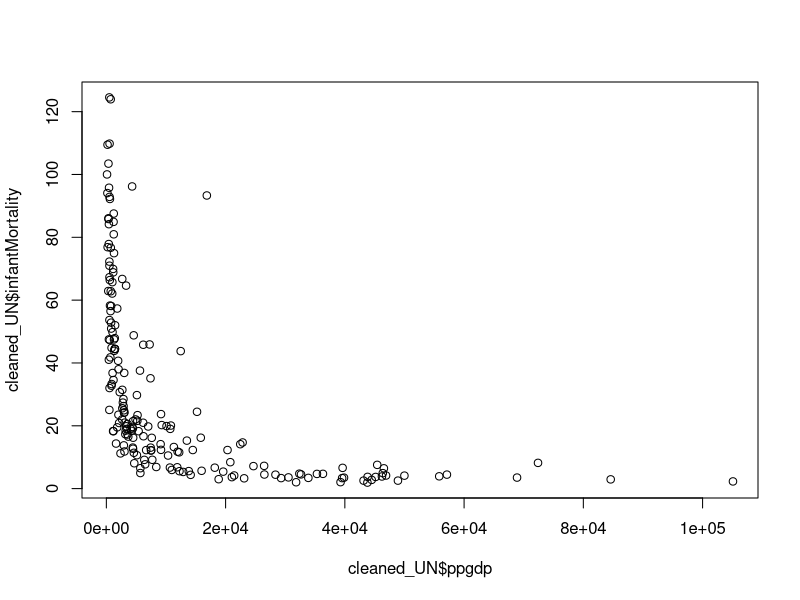
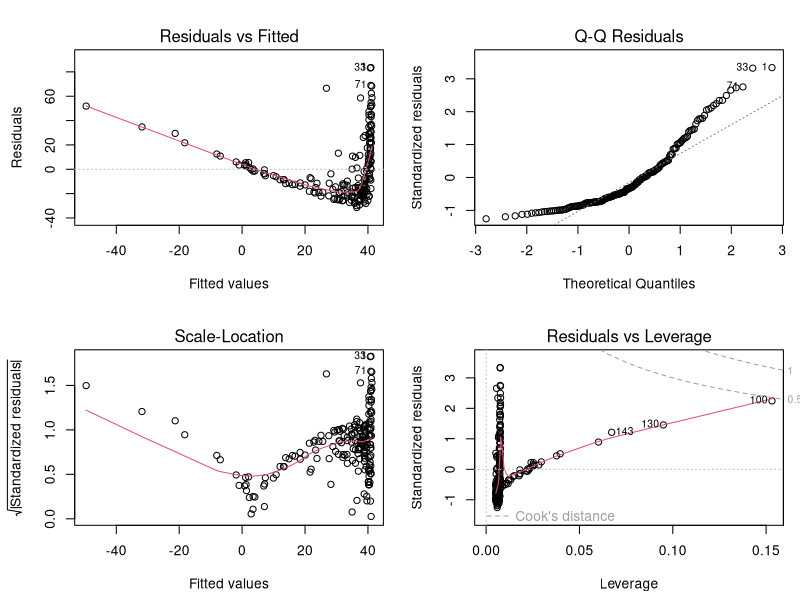
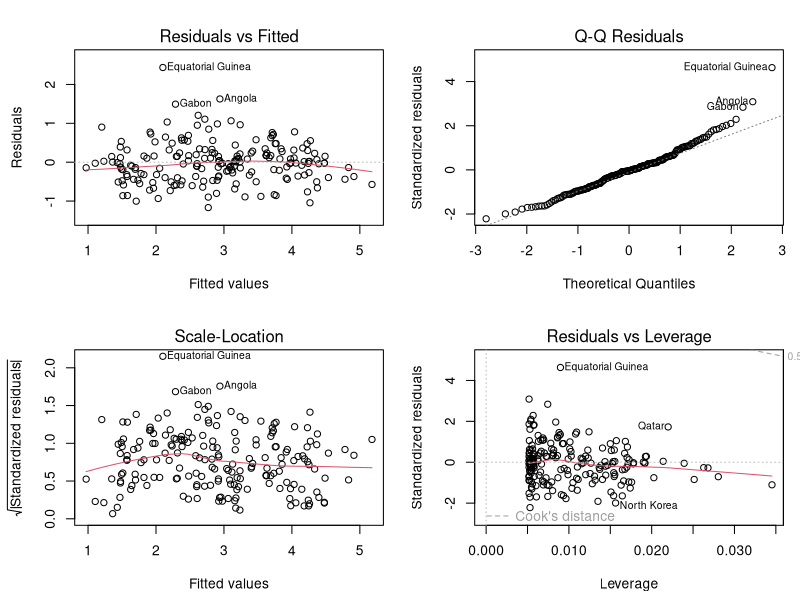
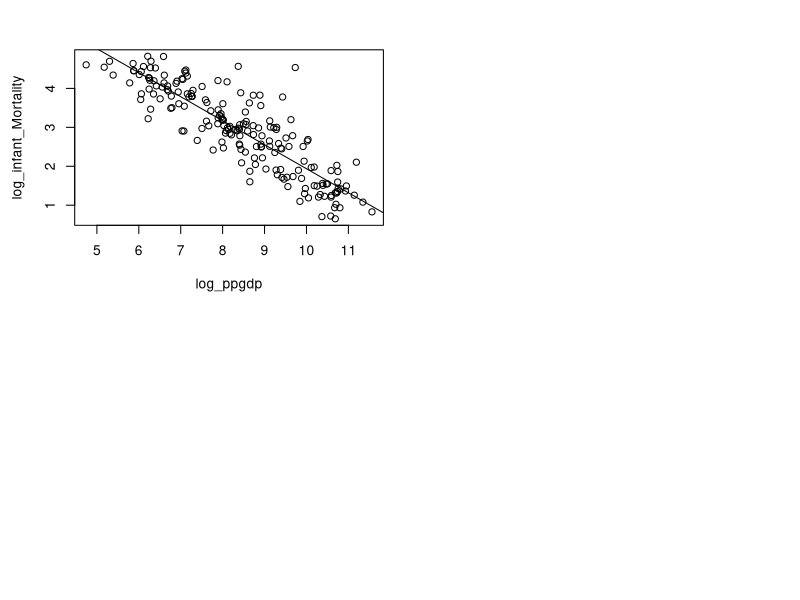
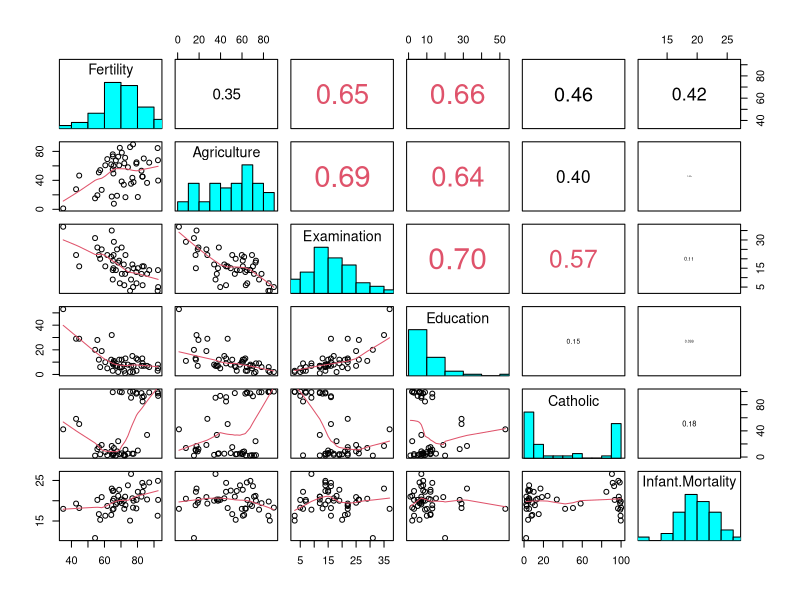
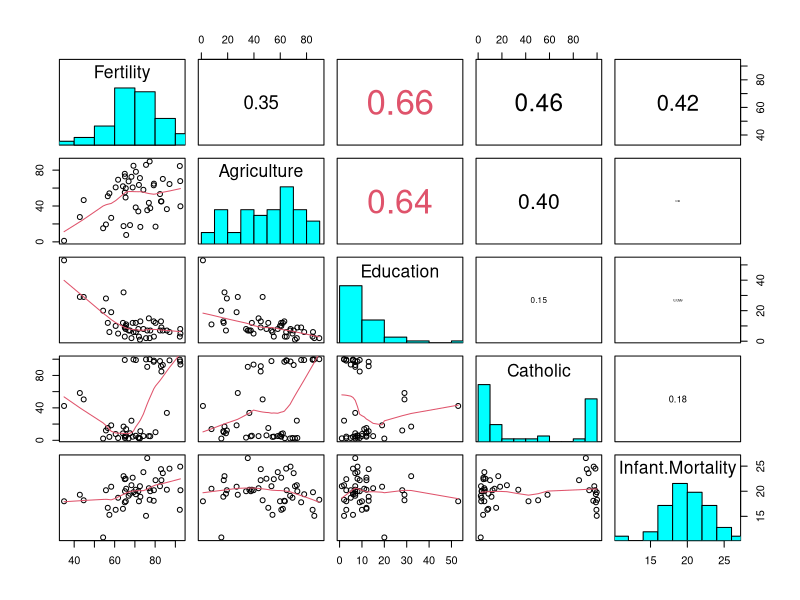
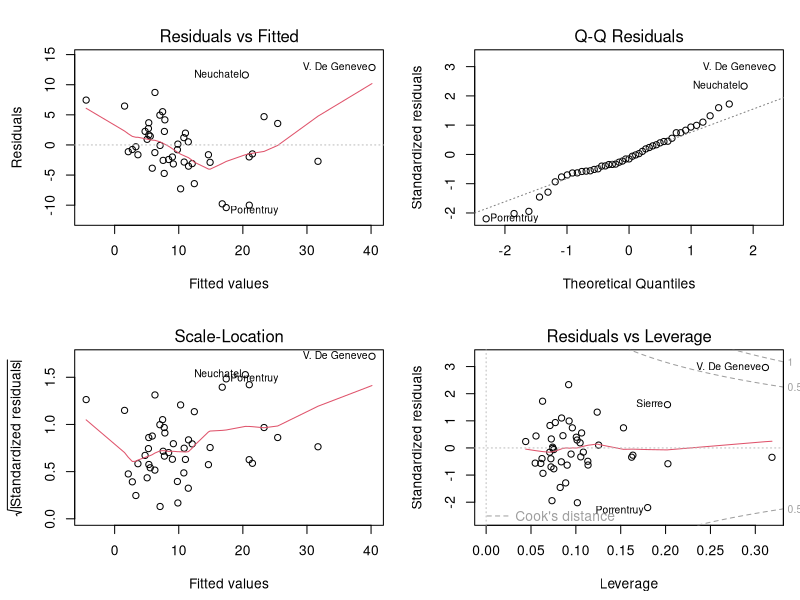
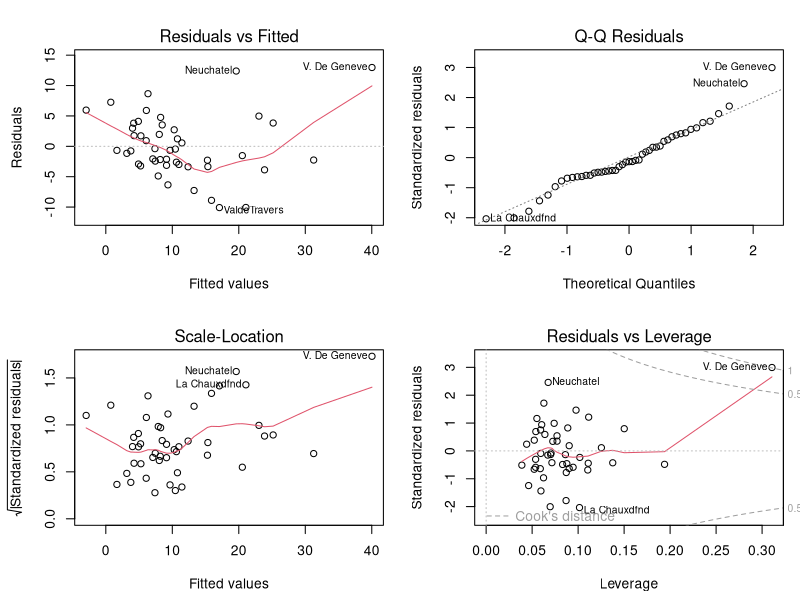

The R script that drew these images, in order:
## ---- chunk 1
knitr::opts_chunk$set(echo = TRUE)
## ---- chunk 2
# Function for analysis of variables
variable_analysis <- function(vect) {
  result <- list(
    mean = mean(vect),
    median = median(vect),
    variance = var(vect),
    sd = sd(vect),
    IQR = IQR(vect),
    min = min(vect),
    max = max(vect),
    range = max(vect) - min(vect)
  )
  return(result)
}

print_nice <- function(result) {
  # put stats in tble
  table <- as.data.frame(t(as.data.frame(result)))
  colnames(table) <- "Value"  # value is 2nd column
  table <- round(table, 4)  
  
  # Print, left align and title
  knitr::kable(table, caption = "Summary Statistics", align = c("l", "r"))
}

## ---- chunk 3
library("car")
data("UN")
## ---- chunk 4
#'NA' Werte entfernen mit na.omit
cleaned_UN <- na.omit(UN)
summary(cleaned_UN)
## ---- chunk 5
#Scatterplot for Infant Mortality and gross domestic product
plot(cleaned_UN$ppgdp, cleaned_UN$infantMortality)

#Residual plots for Infant Mortality and gross domestic product
summary(lm(formula = infantMortality ~ ppgdp, data = cleaned_UN))
par(mfrow = c(2, 2), mar = c(4.5, 4.5, 3, 1))
plot(lm(formula = cleaned_UN$infantMortality ~ cleaned_UN$ppgdp, data = UN))


## ---- chunk 6
#log10 transformation of y-values + x-values
log_infant_Mortality <- log(cleaned_UN$infantMortality)
log_ppgdp <- log(cleaned_UN$ppgdp)
## ---- chunk 7
#model adaption
model <- lm(log_infant_Mortality~log_ppgdp, data=cleaned_UN)
summary(model)
par(mfrow = c(2, 2), mar = c(4.5, 4.5, 3, 1))
plot(model)
plot(log_ppgdp, log_infant_Mortality)
abline(model)

## ---- chunk 8
# load the dataset 
data("swiss")
summary(swiss)

# put (absolute) correlations on the upper panels,
# with size proportional to the correlations.
panel.cor <- function(x, y, digits = 2, prefix = "", cex.cor, ...)
{
  par(usr = c(0, 1, 0, 1))
  r <- abs(cor(x, y))
  txt <- format(c(r, 0.123456789), digits = digits)[1]
  txt <- paste0(prefix, txt)
  if(missing(cex.cor)) cex.cor <- 0.8/strwidth(txt)
  text(0.5, 0.5, txt, cex = cex.cor * r, col=ifelse(r>0.5,2,1
  ))
}
#put histograms on the diagonal 
panel.hist <- function(x, ...)
{
  usr <- par("usr")
  par(usr = c(usr[1:2], 0, 1.5) )
  h <- hist(x, plot = FALSE)
  breaks <- h$breaks; nB <- length(breaks)
  y <- h$counts; y <- y/max(y)
  rect(breaks[-nB], 0, breaks[-1], y, col = "cyan", ...)
}


pairs(swiss, lower.panel = panel.smooth,diag.panel = panel.hist, upper.panel = panel.cor)
summary(lm(formula = Education ~ ., data = swiss))
## ---- chunk 9
# Filtering Examination 
pairs(swiss[,-3], lower.panel = panel.smooth,diag.panel = panel.hist, upper.panel = panel.cor)
# Model adaption 
lm_model_1 <- lm(formula = Education ~ . - Examination, data = swiss) 
summary(lm_model_1)
## ---- chunk 10
par(mfrow = c(2, 2), mar = c(4.5, 4.5, 3, 1))
plot(lm_model_1)
par(mfrow = c(1, 1))
# kicked out: Infant Mortality 
summary(lm(formula = Education ~ . - Examination - Infant.Mortality, data = swiss))
## ---- chunk 11
# Model adaption without Infant Mortality 
lm_model_2 <- lm(formula = Education ~ . - Examination - Infant.Mortality, data = swiss)

par(mfrow = c(2, 2), mar = c(4.5, 4.5, 3, 1))
plot(lm_model_2)
par(mfrow = c(1, 1))
## ---- chunk 12
# kicked out Val de Geneve point. 
summary(lm(formula = Education ~ . - Examination - Infant.Mortality, data = swiss[-45, ]))
## ---- chunk 13
state.x77_dataframe <- as.data.frame(state.x77)
head(state.x77,10)

## ---- chunk 14
# put (absolute) correlations on the upper panels,
# with size proportional to the correlations.
panel.cor <- function(x, y, digits = 2, prefix = "", cex.cor, ...)
{
  par(usr = c(0, 1, 0, 1))
  r <- abs(cor(x, y))
  txt <- format(c(r, 0.123456789), digits = digits)[1]
  txt <- paste0(prefix, txt)
  if(missing(cex.cor)) cex.cor <- 0.8/strwidth(txt)
  text(0.5, 0.5, txt, cex = cex.cor * r, col=ifelse(r>0.5,2,1
  ))
}
#put histograms on the diagonal 
panel.hist <- function(x, ...)
{
  usr <- par("usr")
  par(usr = c(usr[1:2], 0, 1.5) )
  h <- hist(x, plot = FALSE)
  breaks <- h$breaks; nB <- length(breaks)
  y <- h$counts; y <- y/max(y)
  rect(breaks[-nB], 0, breaks[-1], y, col = "cyan", ...)
}

pairs(state.x77_dataframe, lower.panel = panel.smooth,diag.panel = panel.hist, upper.panel = panel.cor)

## ---- chunk 15
# Model adaptation
lm_model_1 <- lm(formula = Murder ~., data = state.x77_dataframe) 
summary(lm_model_1)
par(mfrow = c(2, 2), mar = c(4.5, 4.5, 3, 1))
plot(lm_model_1)
par(mfrow = c(1, 1))

## ---- chunk 16
# Model adaption without Illiteracy and Life Exp
lm_model_2 <- lm(formula = Murder ~. - Illiteracy -`HS Grad`, data = state.x77_dataframe) 
summary(lm_model_2)
par(mfrow = c(2, 2), mar = c(4.5, 4.5, 3, 1))
plot(lm_model_2)
par(mfrow = c(1, 1))
pairs(state.x77_dataframe[, -c(3, 6)], lower.panel = panel.smooth,diag.panel = panel.hist, upper.panel = panel.cor)

## ---- chunk 17
# Model adaption without Illiteracy and Life Exp
lm_model_3 <- lm(formula = Murder ~. - Illiteracy -`HS Grad` -Income , data = state.x77_dataframe) 
summary(lm_model_3)
par(mfrow = c(2, 2), mar = c(4.5, 4.5, 3, 1))
plot(lm_model_3)
par(mfrow = c(1, 1))

## ---- chunk 18
# kicked out: Alaska point 
lm_model_4 <- lm(formula = Murder ~. - Illiteracy -`HS Grad` -Income, data = state.x77_dataframe[-2, ])
summary(lm_model_4)
par(mfrow = c(2, 2), mar = c(4.5, 4.5, 3, 1))
plot(lm_model_4)
par(mfrow = c(1, 1))
## ---- chunk 19

lake_levels <- as.numeric(LakeHuron)

levels_result <- variable_analysis(lake_levels)

print_nice(levels_result)

plot(LakeHuron, main = "Lake Huron Water Levels (1875–1972)",
     xlab = "Year", ylab = "Water Level", col = "blue", type = "l", xaxt = "n")

axis(1, at = seq(1875, 1975, by = 5), labels = seq(1875, 1975, by = 5))
## ---- chunk 20

time <- time(LakeHuron) # Extract the time (years)
cor_time_levels <- cor(time, lake_levels)
cor_time_levels
## ---- chunk 21
#two-tailed correlation test
cor_test_two_tailed <- cor.test(time, lake_levels, alternative = "two.sided")
print(cor_test_two_tailed)

#one-tailed correlation test (less)
cor_test_one_tailed <- cor.test(time, lake_levels, alternative = "less")
print(cor_test_one_tailed)
## ---- chunk 22
model_lake_huron <- lm(LakeHuron ~ time(LakeHuron))
summary(model_lake_huron)

plot(LakeHuron, main = "Lake Huron Water Levels (1875–1972)",
     xlab = "Year", ylab = "Water Level", col = "blue", type = "l")
abline(model_lake_huron, col = "red", lwd = 1)
## ---- chunk 23
par(mfrow = c(2, 2))
plot(model_lake_huron)
par(mfrow = c(1, 1))

## ---- chunk 24
par(mfrow = c(1,2))
acf(LakeHuron)
curve(acf(LakeHuron)$acf[2]^x, add=TRUE, col=3, lwd=2)
par(mfrow = c(1,1))
## ---- chunk 25
par(mfrow = c(1, 2))
acf(LakeHuron)
curve(acf(LakeHuron)$acf[2]^x, add=TRUE, col=3, lwd=2)
par(mfrow = c(1, 1))
## ---- chunk 26

# AR(1) linear model

ar_lake_huron <-  lm(LakeHuron[-1] ~ LakeHuron[-length(LakeHuron)])

plot(LakeHuron[-length(LakeHuron)],LakeHuron[-1])
abline(ar_lake_huron, col=3, lwd=2)

summary(ar_lake_huron)
## ---- chunk 27
par(mfrow = c(1, 2))
# Residual diagnostic plots
plot(ar_lake_huron, 1:2)
acf(residuals(ar_lake_huron))
par(mfrow = c(1, 1))
## ---- chunk 28
data("Pima.tr", package = "MASS")
# remove 'type' before applying pairs() becaus it is not numerical
Pima_numeric <- Pima.tr[, sapply(Pima.tr, is.numeric)]
pairs(Pima_numeric, lower.panel = panel.smooth, diag.panel = panel.hist, upper.panel = panel.cor)

## ---- chunk 29
table(Pima.tr$type)
## ---- chunk 30
model_pima <- glm(type ~ npreg + bmi + glu + bp + ped, data = Pima.tr, family = binomial)

summary(model_pima)
## ---- chunk 31
model_pima_no_bp <- glm(type ~ npreg + bmi + glu + ped, data = Pima.tr, family = binomial)

summary(model_pima_no_bp)
## ---- chunk 32
format_glm_output <- function(model) {
  coef_df <- as.data.frame(summary(model)$coefficients)
  exp_values <- exp(coef_df$Estimate) 

  result <- data.frame(
    Predictor = rownames(coef_df),
    Estimate = round(coef_df$Estimate, 4),
    Exp_Estimate = round(exp_values, 4) 
  )
  print(result, row.names = FALSE)
}

format_glm_output(model_pima_no_bp)

## ---- chunk 33
cooks_values <- cooks.distance(model_pima_no_bp)

# Identify influential points (rule of thumb: Cook's D > 4/n)
threshold <- 4 / nrow(Pima.tr)
influential_points <- which(cooks_values > threshold)
Pima.tr[influential_points, ]
## ---- chunk 34
#install.packages("pROC")
library(pROC)

# Predict probabilities
Pima.tr$predicted_prob <- predict(model_pima_no_bp, type = "response")

# Compute ROC curve
roc_curve <- roc(Pima.tr$type, Pima.tr$predicted_prob)

# Plot ROC curve
plot(roc_curve, col = "blue", main = "ROC Curve for Diabetes Prediction")

# Compute AUC
auc_value <- auc(roc_curve)
auc_value
## ---- chunk 35
# predicted probabilities to class labels (Threshold = 0.5)
predictions <- ifelse(Pima.tr$predicted_prob > 0.5, "Yes", "No")
predictions <- factor(predictions, levels = levels(Pima.tr$type))

# confusion matrix
conf_matrix <- table(Predicted = predictions, Actual = Pima.tr$type)
print(conf_matrix)

TP <- conf_matrix["Yes", "Yes"]
FP <- conf_matrix["Yes", "No"]
TN <- conf_matrix["No", "No"]
FN <- conf_matrix["No", "Yes"]

cat("\nConfusion Matrix \n")
cat("TP:", TP, "\n")
cat("FP:", FP, "\n")
cat("TN:", TN, "\n")
cat("FN:", FN, "\n")
